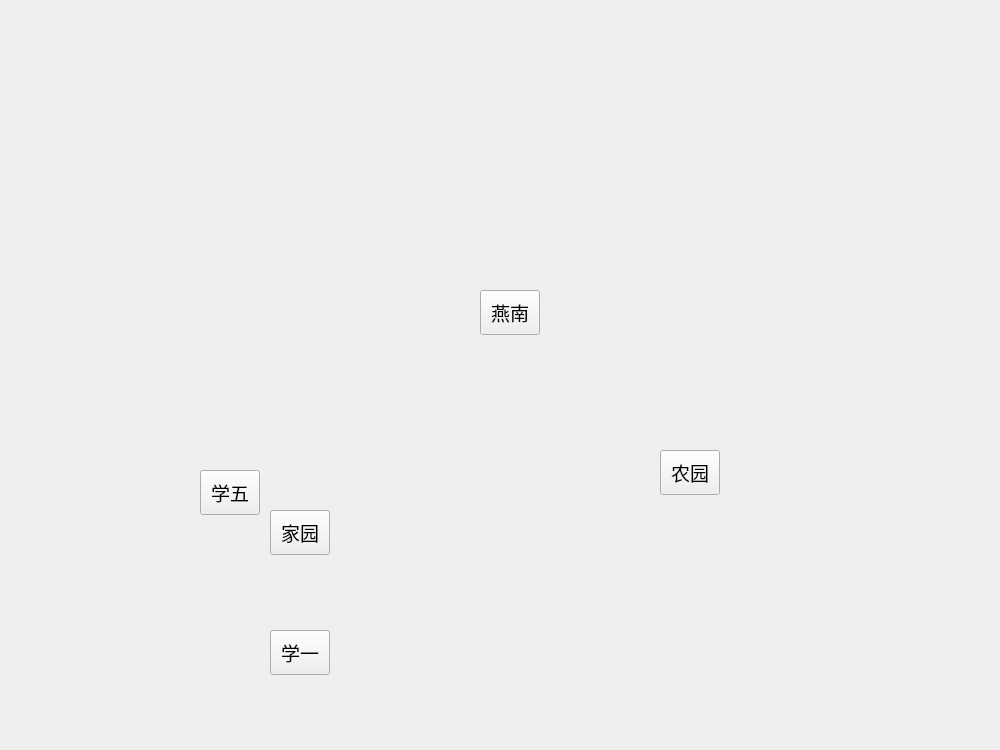
<?xml version="1.0" encoding="UTF-8"?>
<ui version="4.0">
 <class>map1</class>
 <widget class="QWidget" name="map1">
  <property name="geometry">
   <rect>
    <x>0</x>
    <y>0</y>
    <width>1000</width>
    <height>750</height>
   </rect>
  </property>
  <property name="minimumSize">
   <size>
    <width>1000</width>
    <height>750</height>
   </size>
  </property>
  <property name="maximumSize">
   <size>
    <width>1000</width>
    <height>750</height>
   </size>
  </property>
  <property name="windowTitle">
   <string>Form</string>
  </property>
  <widget class="QPushButton" name="pushButton_1">
   <property name="geometry">
    <rect>
     <x>200</x>
     <y>470</y>
     <width>60</width>
     <height>45</height>
    </rect>
   </property>
   <property name="minimumSize">
    <size>
     <width>60</width>
     <height>45</height>
    </size>
   </property>
   <property name="maximumSize">
    <size>
     <width>60</width>
     <height>45</height>
    </size>
   </property>
   <property name="font">
    <font>
     <family>新宋体</family>
     <pointsize>14</pointsize>
    </font>
   </property>
   <property name="text">
    <string>学五</string>
   </property>
  </widget>
  <widget class="QPushButton" name="pushButton_2">
   <property name="geometry">
    <rect>
     <x>480</x>
     <y>290</y>
     <width>60</width>
     <height>45</height>
    </rect>
   </property>
   <property name="minimumSize">
    <size>
     <width>60</width>
     <height>45</height>
    </size>
   </property>
   <property name="maximumSize">
    <size>
     <width>60</width>
     <height>45</height>
    </size>
   </property>
   <property name="font">
    <font>
     <family>新宋体</family>
     <pointsize>14</pointsize>
    </font>
   </property>
   <property name="text">
    <string>燕南</string>
   </property>
  </widget>
  <widget class="QPushButton" name="pushButton_3">
   <property name="geometry">
    <rect>
     <x>270</x>
     <y>630</y>
     <width>60</width>
     <height>45</height>
    </rect>
   </property>
   <property name="minimumSize">
    <size>
     <width>60</width>
     <height>45</height>
    </size>
   </property>
   <property name="maximumSize">
    <size>
     <width>60</width>
     <height>45</height>
    </size>
   </property>
   <property name="font">
    <font>
     <family>新宋体</family>
     <pointsize>14</pointsize>
    </font>
   </property>
   <property name="text">
    <string>学一</string>
   </property>
  </widget>
  <widget class="QPushButton" name="pushButton_4">
   <property name="geometry">
    <rect>
     <x>660</x>
     <y>450</y>
     <width>60</width>
     <height>45</height>
    </rect>
   </property>
   <property name="minimumSize">
    <size>
     <width>60</width>
     <height>45</height>
    </size>
   </property>
   <property name="maximumSize">
    <size>
     <width>60</width>
     <height>45</height>
    </size>
   </property>
   <property name="font">
    <font>
     <family>新宋体</family>
     <pointsize>14</pointsize>
    </font>
   </property>
   <property name="text">
    <string>农园</string>
   </property>
  </widget>
  <widget class="QPushButton" name="pushButton_5">
   <property name="geometry">
    <rect>
     <x>270</x>
     <y>510</y>
     <width>60</width>
     <height>45</height>
    </rect>
   </property>
   <property name="minimumSize">
    <size>
     <width>60</width>
     <height>45</height>
    </size>
   </property>
   <property name="maximumSize">
    <size>
     <width>60</width>
     <height>45</height>
    </size>
   </property>
   <property name="font">
    <font>
     <family>新宋体</family>
     <pointsize>14</pointsize>
    </font>
   </property>
   <property name="text">
    <string>家园</string>
   </property>
  </widget>
 </widget>
 <resources/>
 <connections/>
</ui>
